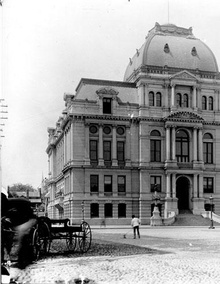
%> input picture Lab06MengyangLi/Mengyang Li/problem_1/PVD_City_Hall/1900.jpg, 220 x 284 px, shrunk from 380 x 490 before the run
$ octave P1.m   (GNU Octave 9; MATLAB toolbox functions it lacks are replaced by stand-ins)
%> lines starting %> are read from the running program, lines starting %| are printed output that depends on the picture
% 1. Feature detection and descriptor extraction
I1 = imread('1900.jpg');
%> I1 is the input picture: size 284x220x3 uint8; min 0, max 255, mean 157.1
I2 = imread('2016.jpg');
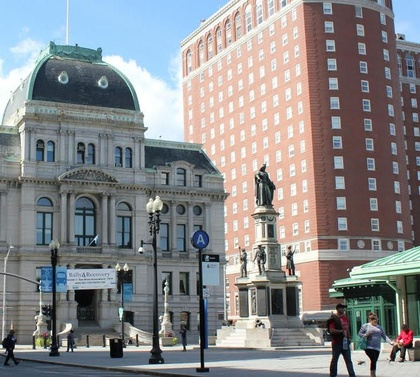
%> input picture Lab06MengyangLi/Mengyang Li/problem_1/PVD_City_Hall/2016.jpg, 420 x 377 px, shrunk from 725 x 650 before the run
%> I2 is the input picture: size 377x420x3 uint8; mean R, G, B 136.1, 136.6, 138.4
I1_gray = rgb2gray(im2double(I1));
I2_gray = rgb2gray(im2double(I2));
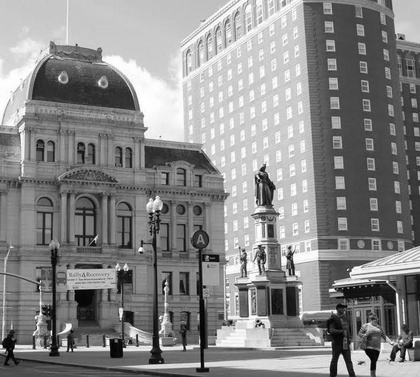
%> I2_gray: size 377x420 double; min 0.000894, max 1, mean 0.536
%> (the run ends here)
